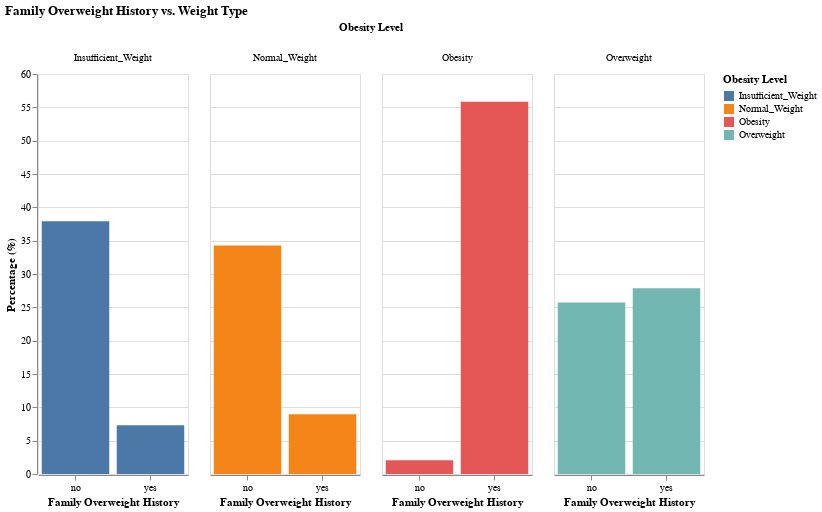

The notebook cell this image was saved under:
### Code cell
chart = alt.Chart(history_counts).mark_bar().encode(
    x=alt.X('family_history_with_overweight:N', title='Family Overweight History', axis=alt.Axis(labelAngle=0)),
    y=alt.Y('count:Q', title='Percentage (%)'),
    color=alt.Color('Short_Weight_Type:N', title='Obesity Level'),
    column=alt.Column('Short_Weight_Type:N', title='Obesity Level'),
    tooltip=['family_history_with_overweight', 'Short_Weight_Type', alt.Tooltip('count:Q', format='.2f')]
).properties(
    title='Family Overweight History vs. Weight Type',
    width=150,
    height=400
).interactive()

chart.show()

### Figure 1 — Vega-Lite specification as saved in the notebook (floating-point values rounded to 4 significant figures)
{"config": {"view": {"continuousWidth": 300, "continuousHeight": 300}}, "data": {"name": "data-646e038e9de5b2710e416e975bcc532e"}, "mark": {"type": "bar"}, "encoding": {"color": {"field": "Short_Weight_Type", "title": "Obesity Level", "type": "nominal"}, "column": {"field": "Short_Weight_Type", "title": "Obesity Level", "type": "nominal"}, "tooltip": [{"field": "family_history_with_overweight", "type": "nominal"}, {"field": "Short_Weight_Type", "type": "nominal"}, {"field": "count", "format": ".2f", "type": "quantitative"}], "x": {"axis": {"labelAngle": 0}, "field": "family_history_with_overweight", "title": "Family Overweight History", "type": "nominal"}, "y": {"field": "count", "title": "Percentage (%)", "type": "quantitative"}}, "height": 400, "params": [{"name": "param_24", "select": {"type": "interval", "encodings": ["x", "y"]}, "bind": "scales"}], "title": "Family Overweight History vs. Weight Type", "width": 150, "$schema": "https://vega.github.io/schema/vega-lite/v5.20.1.json", "datasets": {"data-646e038e9de5b2710e416e975bcc532e": [{"family_history_with_overweight": "no", "Short_Weight_Type": "Insufficient_Weight", "count": 37.92}, {"family_history_with_overweight": "no", "Short_Weight_Type": "Normal_Weight", "count": 34.29}, {"family_history_with_overweight": "no", "Short_Weight_Type": "Obesity", "count": 2.078}, {"family_history_with_overweight": "no", "Short_Weight_Type": "Overweight", "count": 25.71}, {"family_history_with_overweight": "yes", "Short_Weight_Type": "Insufficient_Weight", "count": 7.3}, {"family_history_with_overweight": "yes", "Short_Weight_Type": "Normal_Weight", "count": 8.98}, {"family_history_with_overweight": "yes", "Short_Weight_Type": "Obesity", "count": 55.85}, {"family_history_with_overweight": "yes", "Short_Weight_Type": "Overweight", "count": 27.87}]}}
